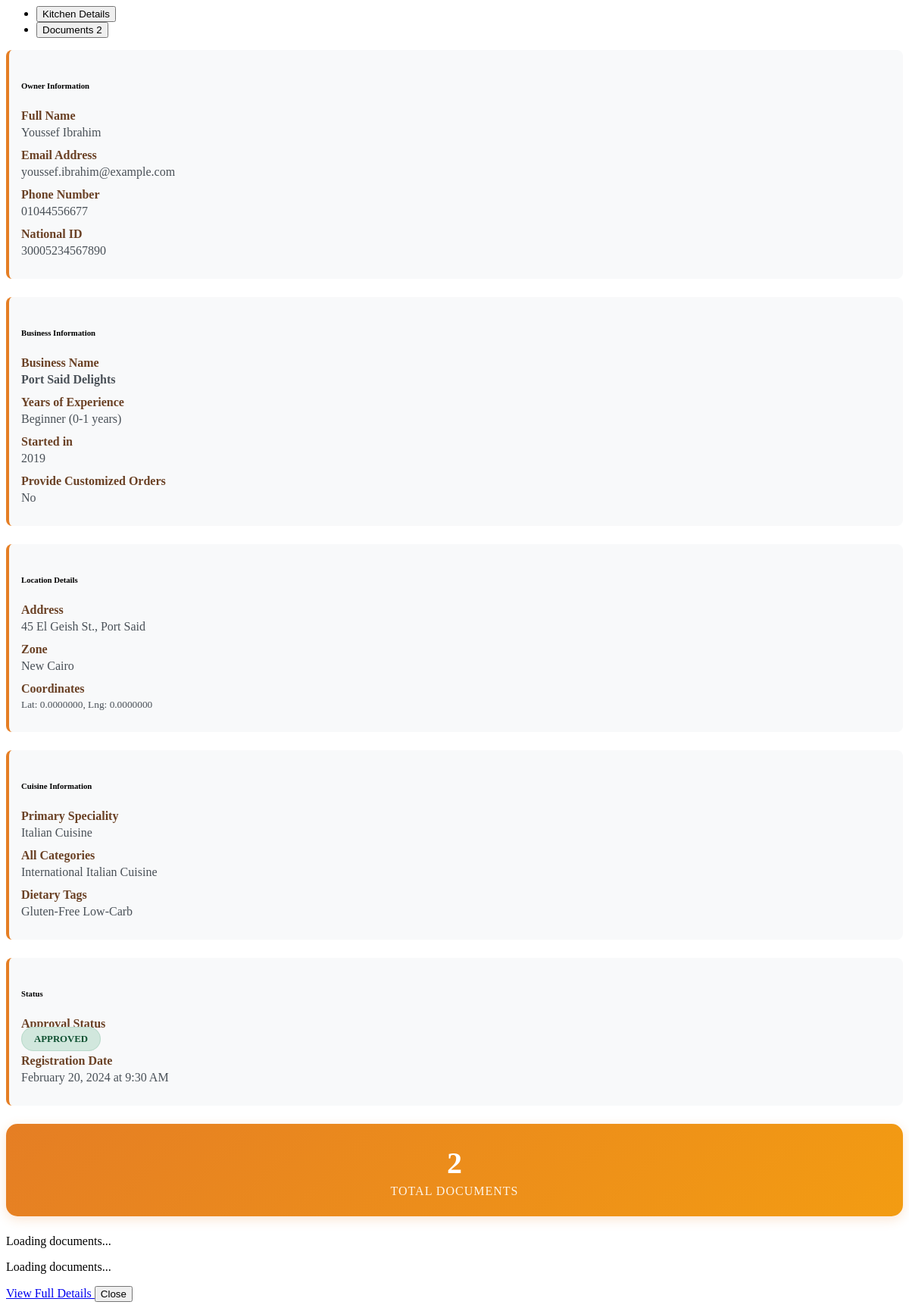
/admin/c/c/get_kitchen_details.php?id=5, run on the app's committed database.
### tables this page shows
CREATE TABLE `cloud_kitchen_owner` (
  `user_id` int(11) NOT NULL,
  `start_year` year(4) NOT NULL,
  `c_n_id` varchar(50) NOT NULL,
  `status` enum('active','suspended','blocked') DEFAULT 'active',
  `orders_count` int(11) DEFAULT 0,
  `business_name` varchar(255) NOT NULL,
  `registration_date` timestamp NOT NULL DEFAULT current_timestamp(),
  `years_of_experience` enum('Beginner (0-1 years)','Intermediate (2-3 years)','Advanced (4-5 years)','Expert (6+ years)') NOT NULL,
  `customized_orders` tinyint(1) DEFAULT 0,
  `average_rating` decimal(3,2) DEFAULT 0.00,
  `is_approved` tinyint(1) DEFAULT 0,
  `speciality_id` int(11) NOT NULL,
  `suspension_reason` text DEFAULT NULL,
  `suspension_date` timestamp NULL DEFAULT NULL,
  `suspended_by` int(11) DEFAULT NULL
);

CREATE TABLE `users` (
  `user_id` int(11) NOT NULL,
  `u_name` varchar(100) NOT NULL,
  `mail` varchar(100) NOT NULL,
  `phone` varchar(20) NOT NULL,
  `password` varchar(255) NOT NULL,
  `reset_token` varchar(255) DEFAULT NULL,
  `reset_token_expiry` datetime DEFAULT NULL,
  `u_role` enum('admin','external_user','delivery_man') NOT NULL,
  `created_at` timestamp NOT NULL DEFAULT current_timestamp(),
  `last_login` timestamp NULL DEFAULT NULL
);

CREATE TABLE `external_user` (
  `user_id` int(11) NOT NULL,
  `address` varchar(255) DEFAULT NULL,
  `ext_role` enum('customer','cloud_kitchen_owner') NOT NULL,
  `latitude` decimal(10,7) NOT NULL,
  `longitude` decimal(10,7) NOT NULL,
  `zone_id` int(11) NOT NULL
);

CREATE TABLE `zones` (
  `zone_id` int(11) NOT NULL,
  `name` varchar(100) NOT NULL
);

CREATE TABLE `category` (
  `cat_id` int(11) NOT NULL,
  `c_name` varchar(100) NOT NULL,
  `description` text DEFAULT NULL,
  `category_photo` varchar(255) DEFAULT NULL,
  `created_by` int(11) DEFAULT NULL,
  `cloud_kitchens_count` int(11) DEFAULT 0
);

### admin/c/c/get_kitchen_details.php (the view, shortened to what this page needs)
<?php
require_once 'connection.php';
$kitchen_id = (int)($_GET['id'] ?? 0);
$query = "SELECT cko.*, u.u_name, u.mail, u.phone, u.created_at as user_created,
          eu.address, eu.latitude, eu.longitude, z.name as zone_name,
          cat.c_name as speciality_name,
          GROUP_CONCAT(DISTINCT dt.tag_name SEPARATOR ', ') as dietary_tags,
          GROUP_CONCAT(DISTINCT cats.c_name SEPARATOR ', ') as all_categories
          FROM cloud_kitchen_owner cko
          JOIN users u ON cko.user_id = u.user_id
          JOIN external_user eu ON cko.user_id = eu.user_id
          LEFT JOIN zones z ON eu.zone_id = z.zone_id
          JOIN category cat ON cko.speciality_id = cat.cat_id
          LEFT JOIN caterer_tags ct ON cko.user_id = ct.user_id
          LEFT JOIN dietary_tags dt ON ct.tag_id = dt.tag_id
          LEFT JOIN cloud_kitchen_specialist_category cksc ON cko.user_id = cksc.cloud_kitchen_id
          LEFT JOIN category cats ON cksc.cat_id = cats.cat_id
          WHERE cko.user_id = ?
          GROUP BY cko.user_id";
$stmt = $conn->prepare($query);
$stmt->bind_param("i", $kitchen_id);
$stmt->execute();
$result = $stmt->get_result();
$kitchen = $result->fetch_assoc();
$docsQuery = "SELECT COUNT(*) as doc_count,
              SUM(CASE WHEN admin_notes IS NOT NULL AND admin_notes != '' THEN 1 ELSE 0 END) as docs_with_notes,
              SUM(CASE WHEN reviewed_by IS NOT NULL THEN 1 ELSE 0 END) as reviewed_docs
              FROM kitchen_documents WHERE kitchen_id = ?";
$docsStmt = $conn->prepare($docsQuery);
$docsStmt->bind_param("i", $kitchen_id);
$docsStmt->execute();
$docsResult = $docsStmt->get_result();
$docsData = $docsResult->fetch_assoc();
?>
<ul class="nav nav-tabs mb-3" id="kitchenDetailsTabs" role="tablist">
    <li class="nav-item" role="presentation">
        <button class="nav-link active" id="details-tab" data-bs-toggle="tab" data-bs-target="#details" type="button" role="tab">
            <i class="fas fa-info-circle me-1"></i>Kitchen Details
        </button>
    </li>
    <li class="nav-item" role="presentation">
        <button class="nav-link" id="documents-tab" data-bs-toggle="tab" data-bs-target="#documents" type="button" role="tab">
            <i class="fas fa-file-alt me-1"></i>Documents
            <?php if ($docsData['doc_count'] > 0): ?>
                <span class="badge bg-primary ms-1"><?php echo $docsData['doc_count']; ?></span>
            <?php endif; ?>
        </button>
    </li>
</ul>
<div class="tab-content" id="kitchenDetailsTabContent">
    <div class="tab-pane fade show active" id="details" role="tabpanel">
        <div class="row">
            <div class="col-md-6">
                <div class="detail-section">
                    <h6 class="text-primary mb-3">
                        <i class="fas fa-user me-2"></i>Owner Information
                    </h6>
                    <div class="detail-label">Full Name</div>
                    <div class="detail-value"><?php echo htmlspecialchars($kitchen['u_name']); ?></div>
                    <div class="detail-label">Email Address</div>
                    <div class="detail-value">
                        <?php echo htmlspecialchars($kitchen['mail']); ?>
                    </div>
                    <div class="detail-label">Phone Number</div>
                    <div class="detail-value">
                        <?php echo htmlspecialchars($kitchen['phone']); ?>
                    </div>
                    <div class="detail-label">National ID</div>
                    <div class="detail-value">
                        <?php echo htmlspecialchars($kitchen['c_n_id']); ?>
                    </div>
                </div>
                <div class="detail-section">
                    <h6 class="text-primary mb-3">
                        <i class="fas fa-store me-2"></i>Business Information
                    </h6>
                    <div class="detail-label">Business Name</div>
                    <div class="detail-value">
                        <strong><?php echo htmlspecialchars($kitchen['business_name']); ?></strong>
                    </div>
                    <div class="detail-label">Years of Experience</div>
                    <div class="detail-value">
                        <span class="badge bg-info"><?php echo htmlspecialchars($kitchen['years_of_experience']); ?></span>
                    </div>
                    <div class="detail-label">Started in</div>
                    <div class="detail-value"><?php echo htmlspecialchars($kitchen['start_year']); ?></div>
                    <div class="detail-label">Provide Customized Orders</div>
                    <div class="detail-value">
                        <?php if ($kitchen['customized_orders']): ?>
                            <span class="badge bg-success">
                                <i class="fas fa-check me-1"></i>Yes
                            </span>
                        <?php else: ?>
                            <span class="badge bg-secondary">
                                <i class="fas fa-times me-1"></i>No
                            </span>
                        <?php endif; ?>
                    </div>
                </div>
            </div>
            <div class="col-md-6">
                <div class="detail-section">
                    <h6 class="text-primary mb-3">
                        <i class="fas fa-map-marker-alt me-2"></i>Location Details
                    </h6>
                    <div class="detail-label">Address</div>
                    <div class="detail-value"><?php echo htmlspecialchars($kitchen['address']); ?></div>
                    <div class="detail-label">Zone</div>
                    <div class="detail-value">
                        <span class="badge bg-warning text-dark">
                            <?php echo htmlspecialchars($kitchen['zone_name'] ?? 'Not Assigned'); ?>
                        </span>
                    </div>
                    <?php if ($kitchen['latitude'] && $kitchen['longitude']): ?>
                    <div class="detail-label">Coordinates</div>
                    <div class="detail-value">
                        <small class="text-muted">
                            Lat: <?php echo $kitchen['latitude']; ?>,
                            Lng: <?php echo $kitchen['longitude']; ?>
                        </small>
                    </div>
                    <?php endif; ?>
                </div>
                <div class="detail-section">
                    <h6 class="text-primary mb-3">
                        <i class="fas fa-utensils me-2"></i>Cuisine Information
                    </h6>
                    <div class="detail-label">Primary Speciality</div>
                    <div class="detail-value">
                        <span class="badge bg-primary"><?php echo htmlspecialchars($kitchen['speciality_name']); ?></span>
                    </div>
                    <?php if ($kitchen['all_categories']): ?>
                    <div class="detail-label">All Categories</div>
                    <div class="detail-value">
                        <?php
                        $categories = explode(', ', $kitchen['all_categories']);
                        foreach ($categories as $category):
                        ?>
                            <span class="badge bg-secondary me-1"><?php echo htmlspecialchars($category); ?></span>
                        <?php endforeach; ?>
                    </div>
                    <?php endif; ?>
                    <?php if ($kitchen['dietary_tags']): ?>
                    <div class="detail-label">Dietary Tags</div>
                    <div class="detail-value">
                        <?php
                        $tags = explode(', ', $kitchen['dietary_tags']);
                        foreach ($tags as $tag):
                        ?>
                            <span class="badge bg-success me-1"><?php echo htmlspecialchars($tag); ?></span>
                        <?php endforeach; ?>
                    </div>
                    <?php endif; ?>
                </div>
            </div>
        </div>
        <div class="row mt-3">
            <div class="col-md-12">
                <div class="detail-section">
                    <h6 class="text-primary mb-3">
                        <i class="fas fa-chart-line me-2"></i>Status
                    </h6>
                    <div class="row">
                        <div class="col-md-6">
                            <div class="detail-label">Approval Status</div>
                            <div class="detail-value">
                                <?php if ($kitchen['is_approved']): ?>
                                    <span class="status-badge status-approved">
                                        <i class="fas fa-check me-1"></i>Approved
                                    </span>
                                <?php else: ?>
                                    <span class="status-badge status-pending">
                                        <i class="fas fa-clock me-1"></i>Pending
                                    </span>
                                <?php endif; ?>
                            </div>
                        </div>
                        <div class="col-md-6">
                            <div class="detail-label">Registration Date</div>
                            <div class="detail-value">
                                <?php echo date('F j, Y \a\t g:i A', strtotime($kitchen['registration_date'])); ?>
                            </div>
                        </div>
                    </div>
                </div>
            </div>
        </div>
    </div>
    <div class="tab-pane fade" id="documents" role="tabpanel">
        <?php if ($docsData['doc_count'] > 0): ?>
            <div class="documents-summary">
                <div class="doc-stat">
                    <h3><?php echo $docsData['doc_count']; ?></h3>
                    <div class="label">Total Documents</div>
                </div>
            </div>
        <?php endif; ?>
        <div id="documentsContainer">
            <div class="text-center py-3">
                <div class="spinner-border text-primary" role="status">
                    <span class="visually-hidden">Loading documents...</span>
                </div>
                <p class="mt-2">Loading documents...</p>
            </div>
        </div>
    </div>
</div>
<div class="modal-footer">
    <?php if (!$kitchen['is_approved']): ?>
        <button type="button" class="btn btn-success" onclick="approveKitchen(<?php echo $kitchen_id; ?>); $('#kitchenModal').modal('hide');">
            <i class="fas fa-check me-1"></i>Approve Kitchen
        </button>
        <button type="button" class="btn btn-danger" onclick="rejectKitchen(<?php echo $kitchen_id; ?>); $('#kitchenModal').modal('hide');">
            <i class="fas fa-times me-1"></i>Reject Registration
        </button>
    <?php else: ?>
        <a href="kitchen_details.php?id=<?php echo $kitchen_id; ?>" class="btn btn-primary" target="_blank">
            <i class="fas fa-external-link-alt me-1"></i>View Full Details
        </a>
    <?php endif; ?>
    <button type="button" class="btn btn-secondary" data-bs-dismiss="modal">Close</button>
</div>

### admin/c/c/get_kitchen_details.php (style rules this page uses)
.detail-section { margin-bottom: 1.5rem; padding: 1rem; background: #f8f9fa; border-radius: 8px; border-left: 4px solid #e57e24; }
.detail-label { font-weight: 600; color: #6a4125; margin-bottom: 0.25rem; }
.detail-value { color: #495057; margin-bottom: 0.75rem; }
.status-badge { padding: 0.5rem 1rem; border-radius: 20px; font-weight: 600; text-transform: uppercase; font-size: 0.8rem; }
.status-approved { background: #d1e7dd; color: #0f5132; border: 1px solid #badbcc; }
.documents-summary { background: linear-gradient(135deg, #e57e24 0%, #f39c12 100%); color: white; border-radius: 15px; padding: 1.5rem; margin-bottom: 1.5rem; text-align: center; box-shadow: 0 4px 15px rgba(229, 126, 36, 0.2); }
.doc-stat { display: inline-block; }
.doc-stat h3 { color: white; margin: 0; font-weight: bold; font-size: 2.5rem; line-height: 1; }
.doc-stat .label { color: rgba(255,255,255,0.9); font-size: 1rem; margin-top: 0.5rem; text-transform: uppercase; letter-spacing: 1px; font-weight: 500; }

### data on the page
cloud_kitchen_owner: users.u_name "Youssef Ibrahim", users.mail "youssef.ibrahim@example.com", users.phone "01044556677", c_n "30005234567890", business_name "Port Said Delights", years_of_experience "Beginner (0-1 years)", start_year "2019", user_id.address "45 El Geish St., Port Said", zones.name "New Cairo", user_id.latitude "0.0000000", user_id.longitude "0.0000000", speciality.c_name "Italian Cuisine", registration_date "February 20, 2024 at 9:30 AM"

### other printed values
$docsData['doc_count'] "2"
$category "International"
$category "Italian Cuisine"
$tag "Gluten-Free"
$tag "Low-Carb"
